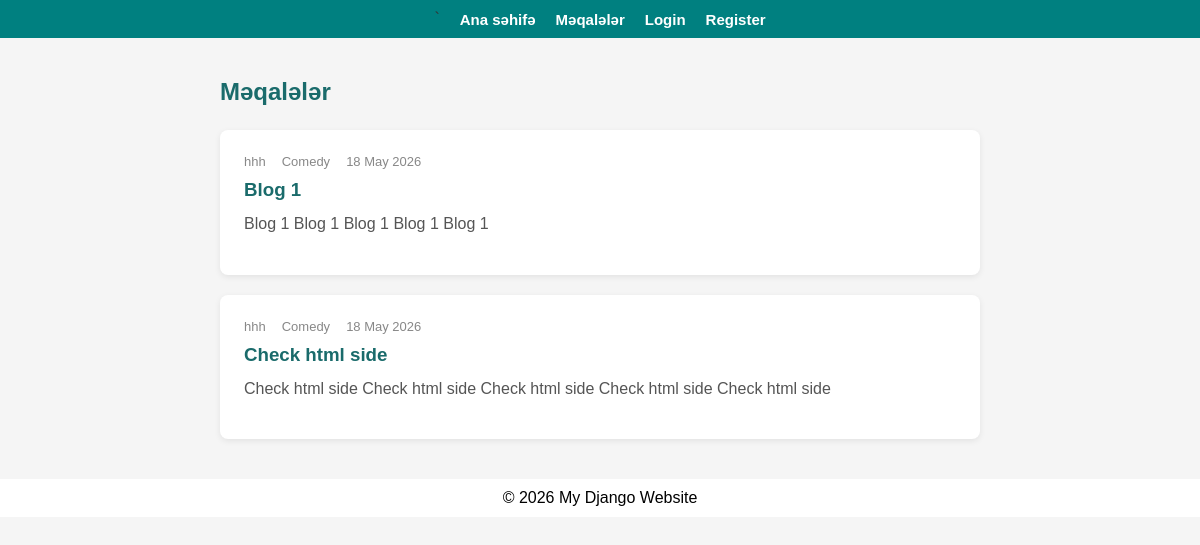
The app's page /articles/ with its own data.
### article/models.py (models this page shows, shortened)
class Article(models.Model):
    author = models.ForeignKey(
        "auth.User", on_delete=models.CASCADE, verbose_name="Yazar"
    )
    title = models.CharField(max_length=150, verbose_name="Başlıq")  # input
    content = models.TextField(verbose_name="Məzmun")  # textarea
    category = models.ForeignKey(Category, on_delete=models.CASCADE, related_name="articles")
    tags = models.ManyToManyField(Tag, blank=True, verbose_name="Tagler")
    created_date = models.DateTimeField(auto_now_add=True)

class Category(models.Model):
    name = models.CharField(max_length=20, verbose_name="Kateqoriya adi")

### article/views.py (the view)
# urls.py: path("articles/", views.articles__view, name="articles"),
def articles__view(request):
    articles = Article.objects.all()
    return render(request, "articles.html", {"articles": articles})

### templates/articles.html (shortened to what this page needs)
{% extends "layout.html" %}
{% block body %}
    <div class="container">
        <h2>Məqalələr</h2>
        {% if articles %}
            {% for article in articles %}
                <div class="card">
                    <div class="card-meta">
                        <span>{{ article.author }}</span>
                        <span>{{ article.category.name }}</span>
                        <span>{{ article.created_date|date:"d M Y" }}</span>
                    </div>
                    <h3><a href="{% url 'article-detail' article.id %}">{{ article.title }}</a></h3>
                    <p>{{ article.content|truncatechars:150 }}</p>
                </div>
            {% endfor %}
        {% else %}
            <p class="empty">Hələki heç bir məqalə əlavə olunmayıb.</p>
        {% endif %}
    </div>
{% endblock body %}

### templates/layout.html (shortened to what this page needs)
{% load static %}
<!DOCTYPE html>
<html lang="en">
<head>
    <link rel="stylesheet" href="{% static 'css/style.css' %}">
</head>
<body>
    {% include 'header.html' %}
    {% block body %}
    {% endblock body %}
    {% include 'footer.html' %}
</body>
</html>

### templates/header.html
<header>
    <nav>`
        <a href="{% url 'home' %}">Ana səhifə</a>
        <a href="{% url 'articles' %}">Məqalələr</a>
        {% if user.is_authenticated %}
        <a href="{% url 'add-article' %}">Məqalə əlavə et</a>
        <a href="{% url 'account:password_change' %}"><ion-icon name="key-outline"></ion-icon></a>
        <a href="{% url 'account:logout' %}"><ion-icon name="log-out-outline"></ion-icon></a>
        {% else %}
            <a href="{% url 'account:login' %}">Login</a>
            <a href="{% url 'account:register' %}">Register</a>
        {% endif %}
    </nav>
</header>

### templates/footer.html
<footer style="background-color: white; color: black; text-align: center; padding: 10px; margin-top: 20px;">
    <p>&copy; 2026 My Django Website</p>
</footer>

### static/css/style.css (style rules this page uses)
* { margin: 0; padding: 0; box-sizing: border-box; text-decoration: none; list-style: none; }
body { font-family: Arial, sans-serif; background-color: #f5f5f5; color: #333; }
header nav { display: flex; gap: 20px; padding: 10px; background-color: teal; align-items: center; justify-content: center; }
header nav a { color: white; font-weight: bold; font-size: 15px; }
.container { max-width: 800px; margin: 40px auto; padding: 0 20px; }
.container h2 { margin-bottom: 24px; font-size: 24px; color: #1a6b6b; }
.card { background: white; border-radius: 8px; padding: 24px; margin-bottom: 20px; box-shadow: 0 2px 6px rgba(0, 0, 0, 0.08); }
.card h2, .card h3 { margin-bottom: 10px; color: #222; }
.card h3 a { color: #1a6b6b; }
.card p { line-height: 1.6; color: #555; margin-bottom: 14px; }
.card-meta { display: flex; gap: 16px; font-size: 13px; color: #888; margin-bottom: 10px; }

### records on screen
Article: author "hhh", category.name "Comedy", created_date "18 May 2026", title "Blog 1", content "Blog 1 Blog 1 Blog 1 Blog 1 Blog 1"
Article: author "hhh", category.name "Comedy", created_date "18 May 2026", title "Check html side", content "Check html side Check html side Check html side Check html side Check html side"
